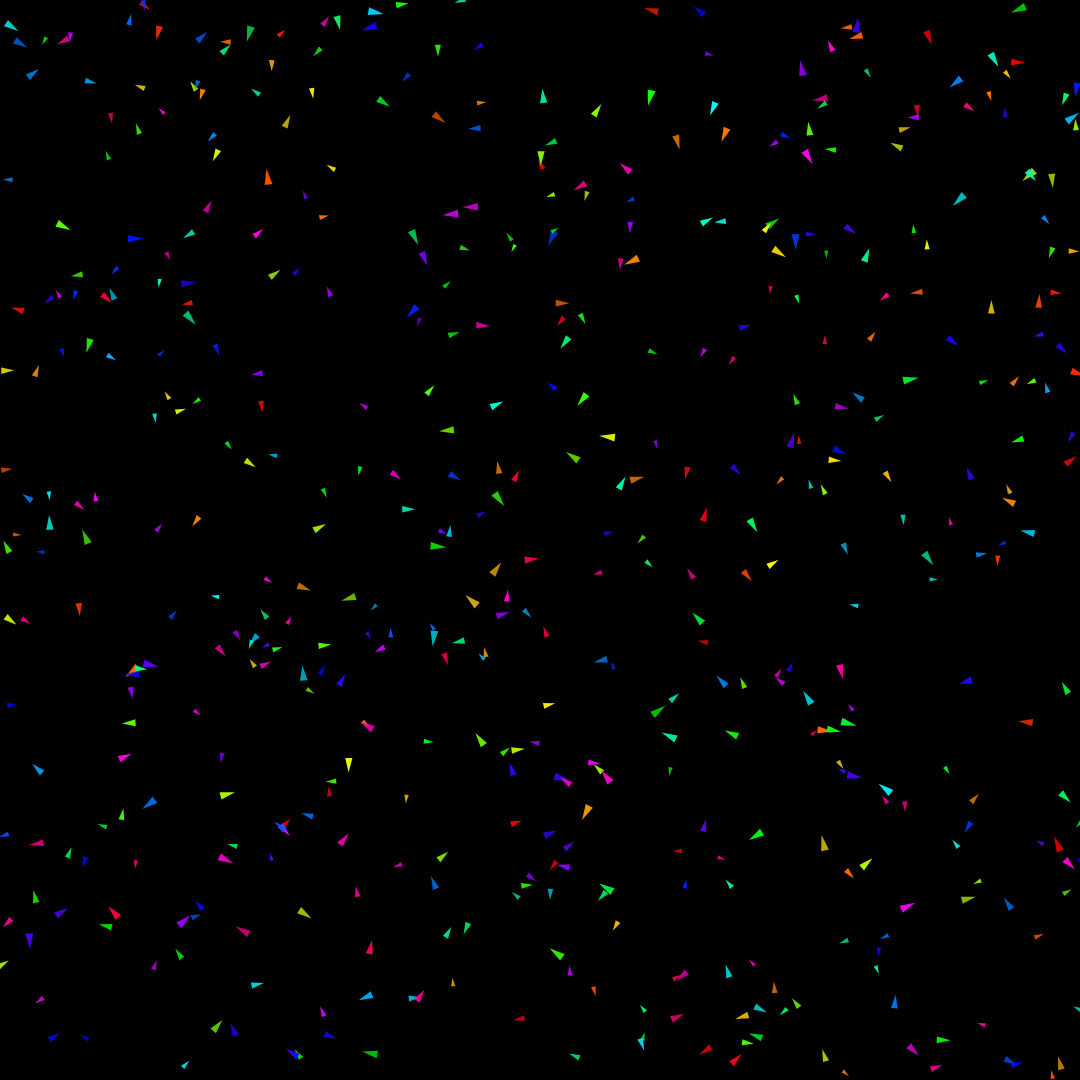
Frame 1 (no input)
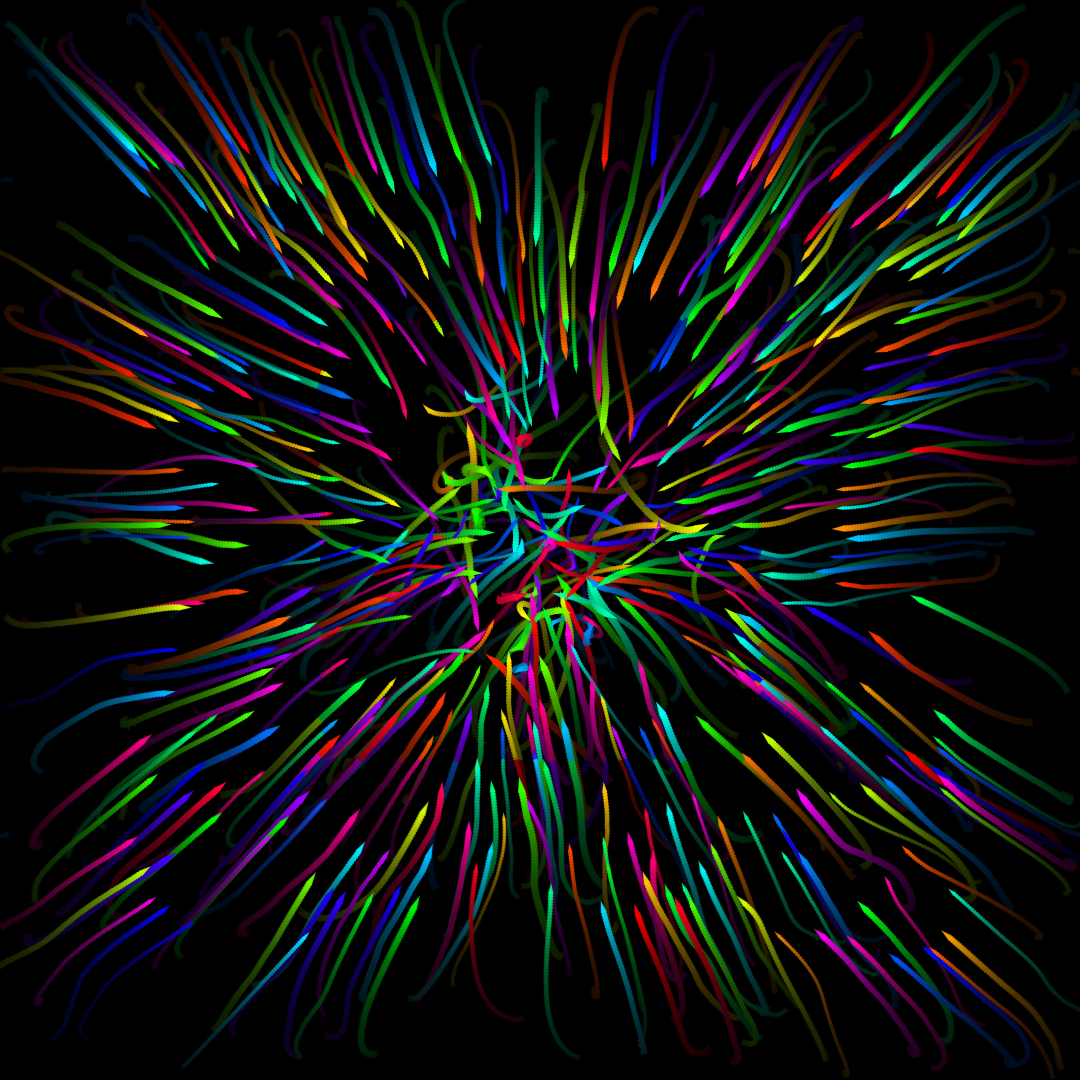
Frame 60 (no input)
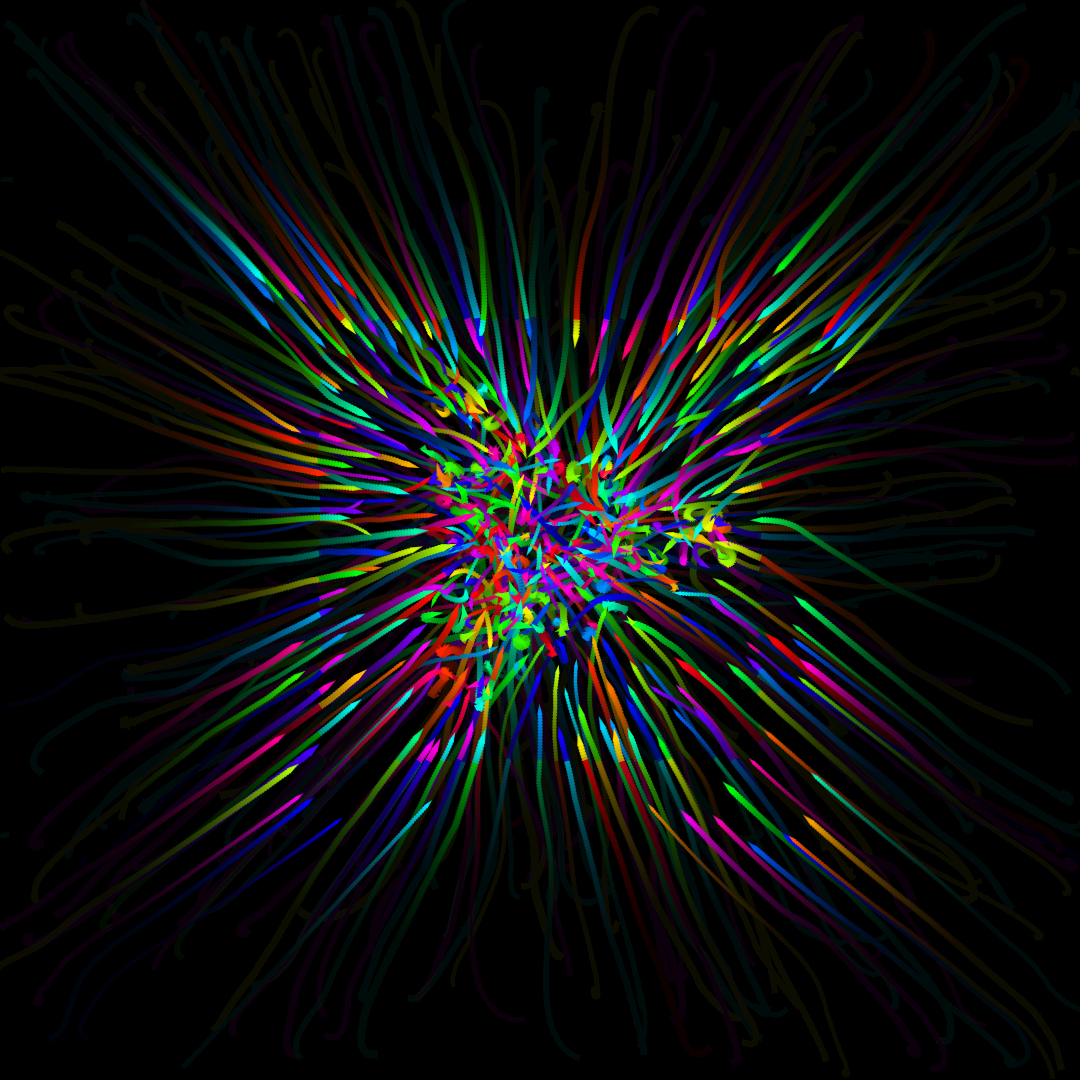
Frame 120 (the mouse pressed at the canvas centre since frame 60)

The p5.js sketch that drew these frames (run headless with seeded random() and noise() and a simulated clock; from frame 60 on, the mouse is pressed at the canvas centre):

// p5.js sketch
// ── sketch.js
/*
Author: Project Somedays
Date: 2025-03-23 updated 2025-03-29
Title: WCCChallenge 2025 Week 12 - Morph with Quadtree

Made for Sableraph's weekly creative coding challenges, reviewed weekly on https://www.twitch.tv/sableraph
See other submissions here: https://openprocessing.org/curation/78544
Join The Birb's Nest Discord community! https://discord.gg/g5J6Ajx9Am

Man. Spent a LONG time trying a 3D version of this with glowing spheres on the vertices of models today in three.js
DEFINITELY coming back to finish that one off.

Flocking sim but a third of the cycle, at the change, 
for each boid we pick a random target inside a polygon and attract it to that 🙂

Claude was very helpful for this one.
*/


let flockingSim;
const numBoids = 500;
let time = 0;
let debug = false;

// Flocking parameters
const alignStrength = 1.0;
const cohesionStrength = 1.0;
const separationStrength = 1.5;
const perceptionRadius = 50;
const maxSpeed = 3;
const maxForce = 0.1;
let targets = [];
let showQuadtree = false;

let currentPolygonSides = 2;

// Attraction parameters
let attractionActive = false;
let attractionRect = {
  x: 0,
  y: 0,
  width: 0,
  height: 0
};
const attractionStrength = 0.3;
const attractionCycleLength = 600; // Frames for complete attraction cycle
let attractionCycleCounter = 0;

function setup() {
  // createCanvas(min(windowWidth, windowHeight),min(windowWidth, windowHeight));
  createCanvas(1080, 1080);
  colorMode(HSB, 255);
  background(0);
  
  // Set up the attraction rectangle in the center
  attractionRect = {
    x: width * 0.3,
    y: height * 0.3,
    width: width * 0.4,
    height: height * 0.4
  };

  // targets = setTargets(currentPolygonSides, numBoids);
  
  // Initialize boids
  // for (let i = 0; i < numBoids; i++) {
  //   boids.push(new Boid(random(width), random(height)));
  // }
  flockingSim = new FlockingSimulation(numBoids);
}

function draw() {
  // Semi-transparent background for motion trails
  fill(0, 10);
  noStroke();
  rect(0, 0, width, height);
  
  // Update attraction cycle
  updateAttractionCycle();
  
  // Update and show boids
  // for (let i = 0; i < boids.length; i++) {
  //   boids[i].flock(boids);
    
  //   if (attractionActive) {
  //     boids[i].attractToTarget();
  //   }
    
  //   boids[i].update();
  //   boids[i].wrapEdges();
  //   boids[i].display();
  // }
  flockingSim.update(attractionActive);
  flockingSim.show();

  // Visualize attraction rectangle when active
  if (attractionActive) {
    noFill();
    // stroke(120, 255, 255, 100);
    // strokeWeight(1);
    // rect(attractionRect.x, attractionRect.y, attractionRect.width, attractionRect.height);
    if(debug){
      for(let boid of boids){
        fill(255);
        stroke(255);
        circle(boid.target.x, boid.target.y, 2);
      }
    }
    
  }
  
  time += 0.01;
}

function updateAttractionCycle() {
  attractionCycleCounter = (attractionCycleCounter + 1) % attractionCycleLength;
  let prevState = attractionActive;
  // Activate attraction for 1/3 of the cycle
  if (attractionCycleCounter < attractionCycleLength / 3) {
    attractionActive = true;
    if(!prevState){
      updatePolygonSides();
      console.log("Updating boid targets");
      flockingSim.setBoidTargets();
    }
  } else {
    attractionActive = false;
  }

  
}



function setTargets(polygonSides, n) {
  const points = [];
  const centerX = width / 2;
  const centerY = height / 2;
  const radius = width / 5;

  function isPointInsidePolygon(x, y, polygon) {
    let inside = false;
    for (let i = 0, j = polygon.length - 1; i < polygon.length; j = i++) {
      const xi = polygon[i][0], yi = polygon[i][1];
      const xj = polygon[j][0], yj = polygon[j][1];

      const intersect = ((yi > y) != (yj > y)) &&
        (x < (xj - xi) * (y - yi) / (yj - yi) + xi);
      if (intersect) inside = !inside;
    }
    return inside;
  }

  function generatePolygonVertices(sides, centerX, centerY, radius) {
    const vertices = [];
    for (let i = 0; i < sides; i++) {
      const angle = map(i, 0, sides, 0, TWO_PI);
      const x = centerX + radius * cos(angle);
      const y = centerY + radius * sin(angle);
      vertices.push([x, y]);
    }
    return vertices;
  }

  const polygonVertices = generatePolygonVertices(polygonSides, centerX, centerY, radius);

  while (points.length < n) {
    const randomX = random(centerX - radius, centerX + radius);
    const randomY = random(centerY - radius, centerY + radius);

    if (isPointInsidePolygon(randomX, randomY, polygonVertices)) {
      points.push(createVector(randomX, randomY));
    }
  }

  return points;
}

function updatePolygonSides(){
  currentPolygonSides++;
  if(currentPolygonSides > 8) currentPolygonSides = 3;
  console.log(`CurrentPolygon Sides: ${currentPolygonSides}`);
}

function keyPressed(){
  if(keyCode === ENTER){
    debug = !debug;
    console.log(`Debug: ${debug}`);
  }
}
// ── boid.js
class Boid {
    constructor(x, y) {
      this.position = createVector(x, y);
      this.velocity = p5.Vector.random2D();
      this.velocity.setMag(random(1, 3));
      this.acceleration = createVector();
      this.hue = random(255);
      this.size = random(2, 4);
      this.alpha = random(180, 255);
      this.target = createVector(width/2, height/2);
      this.id = random();
    }
    
    flock(boids) {
      let alignment = this.align(boids);
      let cohesion = this.cohesion(boids);
      let separation = this.separation(boids);
      
      // Apply flocking forces
      alignment.mult(alignStrength);
      cohesion.mult(cohesionStrength);
      separation.mult(separationStrength);
      
      this.acceleration.add(alignment);
      this.acceleration.add(cohesion);
      this.acceleration.add(separation);
    }
    
    align(boids) {
      let steering = createVector();
      let total = 0;
      
      for (let other of boids) {
        let d = dist(this.position.x, this.position.y, other.position.x, other.position.y);
        if (other != this && d < perceptionRadius) {
          steering.add(other.velocity);
          total++;
        }
      }
      
      if (total > 0) {
        steering.div(total);
        steering.setMag(maxSpeed);
        steering.sub(this.velocity);
        steering.limit(maxForce);
      }
      
      return steering;
    }
    
    cohesion(boids) {
      let steering = createVector();
      let total = 0;
      
      for (let other of boids) {
        let d = dist(this.position.x, this.position.y, other.position.x, other.position.y);
        if (other != this && d < perceptionRadius) {
          steering.add(other.position);
          total++;
        }
      }
      
      if (total > 0) {
        steering.div(total);
        steering.sub(this.position);
        steering.setMag(maxSpeed);
        steering.sub(this.velocity);
        steering.limit(maxForce);
      }
      
      return steering;
    }
    
    separation(boids) {
      let steering = createVector();
      let total = 0;
      
      for (let other of boids) {
        let d = dist(this.position.x, this.position.y, other.position.x, other.position.y);
        if (other != this && d < perceptionRadius) {
          let diff = p5.Vector.sub(this.position, other.position);
          diff.div(d * d); // Weight by inverse square of distance
          steering.add(diff);
          total++;
        }
      }
      
      if (total > 0) {
        steering.div(total);
        steering.setMag(maxSpeed);
        steering.sub(this.velocity);
        steering.limit(maxForce);
      }
      
      return steering;
    }
    
    attractToTarget() {
      
      // Vector from boid to center of rectangle
      let force = p5.Vector.sub(this.target, this.position);
      
      // Scale force based on distance
      let distance = force.mag();
      force.normalize();
      force.mult(attractionStrength);
      
      this.acceleration.add(force);
    }
    
    update() {
      this.velocity.add(this.acceleration);
      this.velocity.limit(maxSpeed);
      this.position.add(this.velocity);
      this.acceleration.mult(0);
      this.wrapEdges();
    }
    
    wrapEdges() {
      if (this.position.x > width) {
        this.position.x = 0;
      } else if (this.position.x < 0) {
        this.position.x = width;
      }
      
      if (this.position.y > height) {
        this.position.y = 0;
      } else if (this.position.y < 0) {
        this.position.y = height;
      }
    }
    
    display() {
      // Calculate display color based on attraction state
      let displayHue = this.hue;
      
      if (attractionActive) {
        let inRect = this.position.x > attractionRect.x && 
                     this.position.x < attractionRect.x + attractionRect.width && 
                     this.position.y > attractionRect.y && 
                     this.position.y < attractionRect.y + attractionRect.height;
        
        if (inRect) {
          displayHue = (this.hue + 40) % 255; // Shift hue for boids in rectangle
        }
      }
      
      // Draw boid as a small triangle in the direction of movement
      push();
      translate(this.position.x, this.position.y);
      rotate(this.velocity.heading() + PI/2);
      
      fill(displayHue, 255, 255, this.alpha);
      noStroke();
      
      // Triangle shape pointing in direction of movement
      beginShape();
      vertex(0, -this.size * 2);
      vertex(-this.size, this.size * 2);
      vertex(this.size, this.size * 2);
      endShape(CLOSE);
      
      pop();
    }
  }
// ── flockingsim.js
class FlockingSimulation {
    constructor(numBoids) {
      this.boids = [];
      
      // Create initial boids
      for (let i = 0; i < numBoids; i++) {
        this.boids.push(new Boid(random(width), random(height)));
      }
    }
    
    // Update the simulation
    update(attractionActive) {
      // Create quadtree with the canvas boundary
      const boundary = {
        x: width / 2,
        y: height / 2,
        w: width / 2,
        h: height / 2
      };
      
      this.quadtree = new Quadtree(boundary, 4);
      
      // Insert all boids into the quadtree
      for (let boid of this.boids) {
        this.quadtree.insert(boid);
      }
      
      // Update each boid
      for (let boid of this.boids) {
        // Query nearby boids using quadtree
        const range = {
          x: boid.position.x,
          y: boid.position.y,
          r: perceptionRadius
        };
        
        const neighbors = this.quadtree.query(range);
        
        // Calculate flocking forces
        boid.flock(neighbors);
        
        // Apply forces
        if(attractionActive) boid.attractToTarget();
        // boid.applyForce(alignment);
        // boid.applyForce(cohesion);
        // boid.applyForce(separation);
        
        // Update position
        boid.update();
      }
    }

    setBoidTargets(){
        let targets = setTargets(currentPolygonSides, this.boids.length);
        if(debug) console.log(targets);
        for(let i = 0; i < targets.length; i++){
        let target = targets[i];
        this.boids[i].target = createVector(target.x, target.y, target.z);
        }
    }
    
    // Display the simulation
    show() {
      // Draw quadtree for debugging
      if (showQuadtree) {
        this.quadtree.display();
      }
      
      // Draw all boids
      for (let boid of this.boids) {
        boid.display();
      }
    }
    
    // Add or remove boids
    setNumBoids(num) {
      const currentNum = this.boids.length;
      
      if (num > currentNum) {
        // Add boids
        for (let i = 0; i < num - currentNum; i++) {
          this.boids.push(new Boid(random(width), random(height)));
        }
      } else if (num < currentNum) {
        // Remove boids
        this.boids = this.boids.slice(0, num);
      }
    }
  }
// ── quadtree.js
// Quadtree implementation for spatial partitioning
class Quadtree {
    constructor(boundary, capacity) {
      this.boundary = boundary;
      this.capacity = capacity;
      this.points = [];
      this.divided = false;
    }
    
    // Subdivide this quadtree into four children
    subdivide() {
      const x = this.boundary.x;
      const y = this.boundary.y;
      const w = this.boundary.w / 2;
      const h = this.boundary.h / 2;
      
      const ne = {x: x + w, y: y - h, w: w, h: h};
      const nw = {x: x - w, y: y - h, w: w, h: h};
      const se = {x: x + w, y: y + h, w: w, h: h};
      const sw = {x: x - w, y: y + h, w: w, h: h};
      
      this.northeast = new Quadtree(ne, this.capacity);
      this.northwest = new Quadtree(nw, this.capacity);
      this.southeast = new Quadtree(se, this.capacity);
      this.southwest = new Quadtree(sw, this.capacity);
      
      this.divided = true;
      
      // Redistribute points to children
      for (let p of this.points) {
        this.northeast.insert(p) ||
        this.northwest.insert(p) ||
        this.southeast.insert(p) ||
        this.southwest.insert(p);
      }
      
      this.points = [];
    }
    
    // Insert a point into the quadtree
    insert(point) {
      // Check if point is within boundary
      if (!this.contains(point)) {
        return false;
      }
      
      // If capacity not reached, add the point
      if (this.points.length < this.capacity && !this.divided) {
        this.points.push(point);
        return true;
      }
      
      // Otherwise, subdivide if needed and insert into children
      if (!this.divided) {
        this.subdivide();
      }
      
      return (
        this.northeast.insert(point) ||
        this.northwest.insert(point) ||
        this.southeast.insert(point) ||
        this.southwest.insert(point)
      );
    }
    
    // Check if a point is within this quadtree's boundary
    contains(point) {
      return (
        point.position.x >= this.boundary.x - this.boundary.w &&
        point.position.x <= this.boundary.x + this.boundary.w &&
        point.position.y >= this.boundary.y - this.boundary.h &&
        point.position.y <= this.boundary.y + this.boundary.h
      );
    }
    
    // Query all points within a circular range
    query(range, found = []) {
      // Skip if the range doesn't intersect the boundary
      if (!this.intersects(range)) {
        return found;
      }
      
      // Check all points at this level
      for (let p of this.points) {
        if (this.inCircle(range, p)) {
          found.push(p);
        }
      }
      
      // If subdivided, check children
      if (this.divided) {
        this.northwest.query(range, found);
        this.northeast.query(range, found);
        this.southwest.query(range, found);
        this.southeast.query(range, found);
      }
      
      return found;
    }
    
    // Check if range intersects boundary
    intersects(range) {
      const dx = Math.abs(range.x - this.boundary.x);
      const dy = Math.abs(range.y - this.boundary.y);
      
      // Outside the boundary plus radius
      if (dx > this.boundary.w + range.r) return false;
      if (dy > this.boundary.h + range.r) return false;
      
      // Inside the boundary
      if (dx <= this.boundary.w) return true;
      if (dy <= this.boundary.h) return true;
      
      // Check corner distance
      const cornerDistSq = Math.pow(dx - this.boundary.w, 2) + 
                           Math.pow(dy - this.boundary.h, 2);
      
      return cornerDistSq <= Math.pow(range.r, 2);
    }
    
    // Check if point is within circle
    inCircle(range, point) {
      const d = dist(range.x, range.y, point.position.x, point.position.y);
      return d <= range.r;
    }
    
    // Display the quadtree (for debugging)
    display() {
      stroke(255);
      noFill();
      rectMode(CENTER);
      rect(this.boundary.x, this.boundary.y, this.boundary.w * 2, this.boundary.h * 2);
      
      if (this.divided) {
        this.northwest.display();
        this.northeast.display();
        this.southwest.display();
        this.southeast.display();
      }
    }
  }
